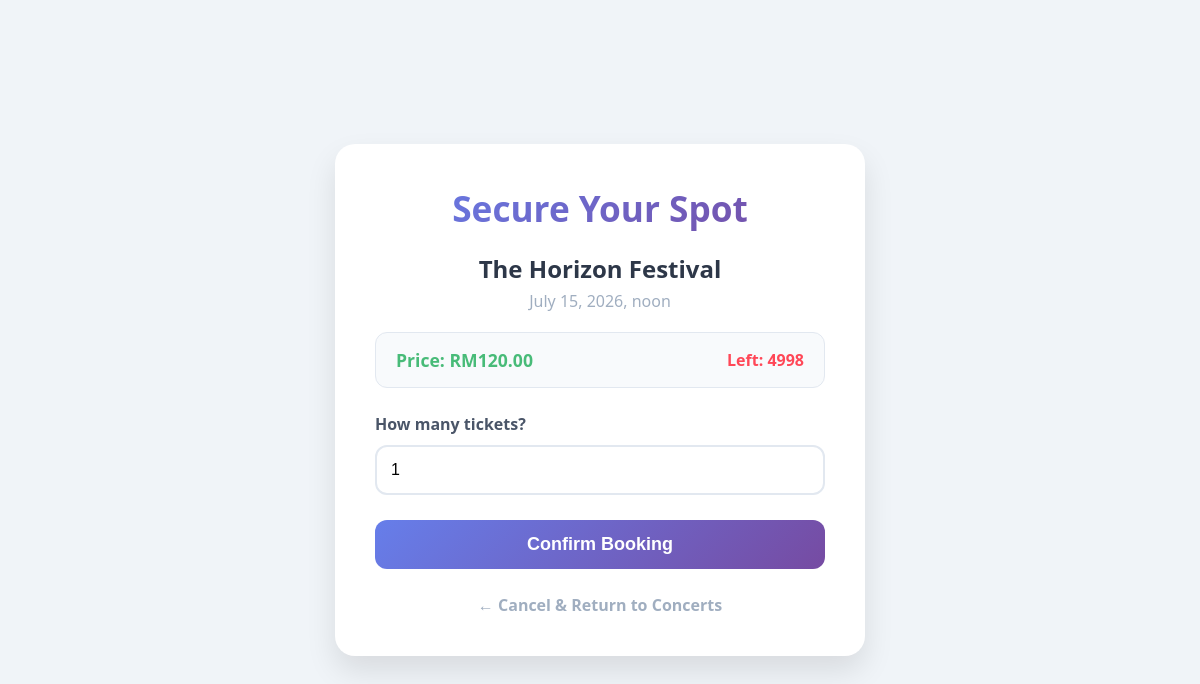
Page /book/1/ (signed in) on the committed database.
### booking/models.py (models this page shows, shortened)
class Concert(models.Model):
    title = models.CharField(max_length=200)
    description = models.TextField()
    date = models.DateTimeField()
    available_tickets = models.IntegerField()
    price = models.DecimalField(max_digits=8, decimal_places=2)
    poster = models.ImageField(upload_to='concert_posters/', blank=True, null=True)

### booking/views.py (the view, shortened to what this page needs)
# urls.py: path('book/<int:concert_id>/', views.book_ticket, name='book_ticket'),
@login_required
def book_ticket(request, concert_id):
    concert = get_object_or_404(Concert, id=concert_id)
    return render(request, 'booking/book_ticket.html', {'concert': concert})

### booking/templates/booking/book_ticket.html (shortened to what this page needs)
<!DOCTYPE html>
<html lang="en">
<head>
</head>
<body>
    <div class="booking-card">
        <h2>Secure Your Spot</h2>
        <div class="concert-title">{{ concert.title }}</div>
        <div class="concert-date">{{ concert.date }}</div>
        <div class="info-box">
            <span class="price">Price: RM{{ concert.price }}</span>
            <span class="tickets-red">Left: {{ concert.available_tickets }}</span>
        </div>
        <form method="POST">
            <label for="tickets_booked">How many tickets?</label>
            <input type="number" id="tickets_booked" name="tickets_booked" min="1" max="{{ concert.available_tickets }}" value="1" required>
            <button type="submit">Confirm Booking</button>
        </form>
        <div class="back-link">
            <a href="{% url 'concert_list' %}">← Cancel & Return to Concerts</a>
        </div>
    </div>
</body>
</html>

### booking/templates/booking/book_ticket.html (style rules this page uses)
body { font-family: 'Segoe UI', Tahoma, Geneva, Verdana, sans-serif; background-color: #f0f4f8; color: #2d3748; margin: 0; display: flex; justify-content: center; align-items: center; min-height: 100vh; padding: 20px; box-sizing: border-box; }
.booking-card { background: white; padding: 40px; border-radius: 20px; box-shadow: 0 15px 30px rgba(0,0,0,0.1); width: 100%; max-width: 450px; }
h2 { margin-top: 0; font-size: 2.2em; background: linear-gradient(135deg, #667eea 0%, #764ba2 100%); -webkit-background-clip: text; -webkit-text-fill-color: transparent; text-align: center; margin-bottom: 20px; }
.concert-title { font-size: 1.5em; font-weight: bold; color: #2d3748; text-align: center; margin-bottom: 5px; }
.concert-date { text-align: center; color: #a0aec0; margin-bottom: 20px; }
.info-box { background: #f8fafc; border-radius: 12px; padding: 15px 20px; margin-bottom: 25px; display: flex; justify-content: space-between; align-items: center; border: 1px solid #e2e8f0; }
.price { font-weight: bold; font-size: 1.1em; color: #48bb78; }
.tickets-red { color: #ff4757; font-weight: bold; }
form p, label { display: block; font-weight: 600; color: #4a5568; margin-bottom: 10px; text-align: left; }
input[type="number"] { width: 100%; padding: 14px; margin-bottom: 25px; border: 2px solid #e2e8f0; border-radius: 12px; box-sizing: border-box; font-size: 16px; transition: border-color 0.3s ease, box-shadow 0.3s ease; }
button[type="submit"] { background: linear-gradient(135deg, #667eea 0%, #764ba2 100%); color: white; border: none; padding: 14px 20px; border-radius: 12px; font-size: 18px; font-weight: bold; cursor: pointer; width: 100%; transition: transform 0.1s ease, box-shadow 0.1s ease; }
.back-link { margin-top: 25px; text-align: center; }
.back-link a { color: #a0aec0; text-decoration: none; font-weight: bold; transition: color 0.2s; }

### rows in the picture
Concert: title "The Horizon Festival", date "July 15, 2026, noon", price "120.00", available_tickets "4998"
